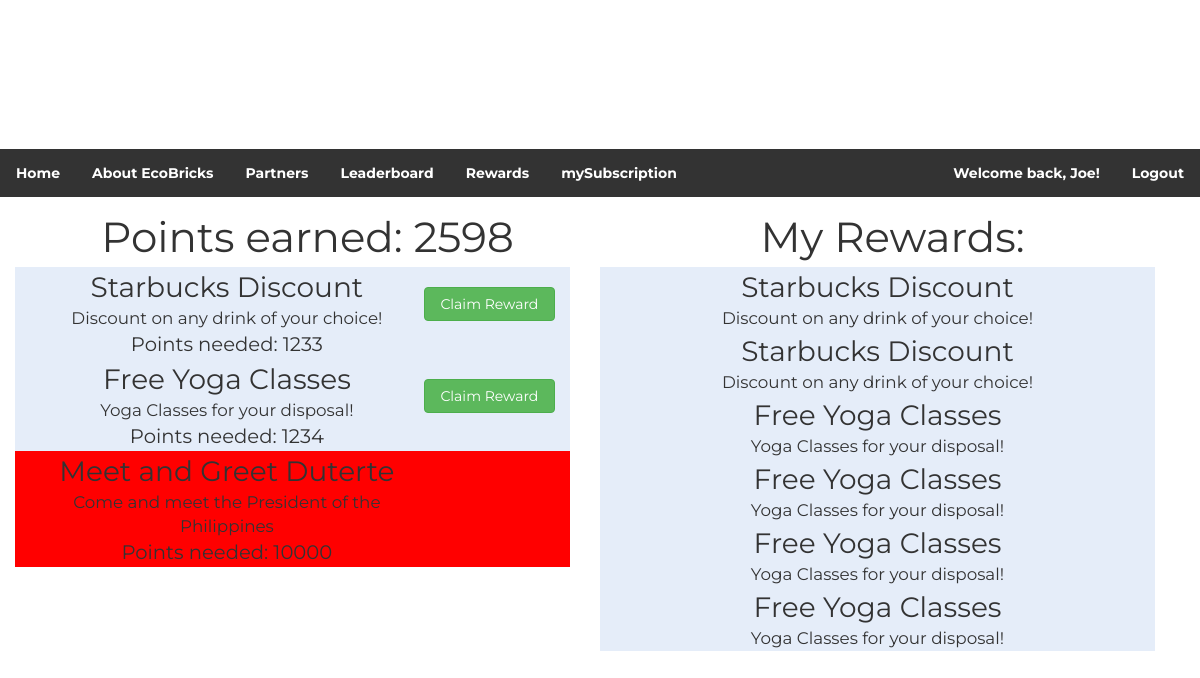
/rewards/ (signed in), run on the app's committed database.
### ecobrick/models.py (models this page shows, shortened)
class UserDetail(models.Model):
    email = models.EmailField(max_length = 50, unique = True, blank = False, null = True)
    firstName = models.CharField(max_length = 50)
    lastName = models.CharField(max_length = 50)
    address = models.CharField(max_length = 150)
    contactNum = models.CharField(max_length = 50)
    brickNum = models.PositiveIntegerField(default = 0)
    brickWeight = models.PositiveIntegerField(default = 0)
    brickPoints = models.PositiveIntegerField(default = 0)
    choices = ((0, 'Staff'), (1, 'Regular User'))
    userType = models.IntegerField(default = 1, choices = choices)
    username = models.CharField(max_length=50)
    password = models.CharField(max_length=50)
    isPremium = models.BooleanField(default=False)

class Reward(models.Model):
    premium = models.BooleanField(default=False)
    rewardName = models.CharField(max_length = 250)
    pointCost = models.PositiveIntegerField(default = 0)
    description = models.CharField(max_length = 1000)

class MyReward(models.Model):
    user = models.ForeignKey(UserDetail, on_delete=models.CASCADE)
    rewardName = models.CharField(max_length = 250)
    pointCost = models.PositiveIntegerField(default = 0)
    description = models.CharField(max_length = 1000)

### ecobrick/views.py (the view, shortened to what this page needs)
# urls.py: path('rewards/', views.rewards, name="rewards"),
def rewards(request):
    try:
        loggeduser = UserDetail.objects.get(id=request.session['user'])
    except(KeyError, UserDetail.DoesNotExist):
        loggeduser = 0
    rewards = Reward.objects.all()
    myRewards = MyReward.objects.filter(user=loggeduser)
    return render(request, "rewards.html", {"rewards": rewards, "myRewards": myRewards,'loggeduser':loggeduser})

### ecobrick/templates/rewards.html (shortened to what this page needs)
{% extends 'navbar.html' %}
{% load static %}
{% block content %}
    <head><title>BricklyRewards</title>
                </head>
    <div class = "container-fluid">
    <div class = "col-md-6">
        <div class = "row points-earned ">
            Points earned: {{loggeduser.brickPoints}}
        </div>
    {% for reward in rewards %}
            {% if reward.premium %}
            <div class = "row premium-reward col-md-12 mt-0">
                <div class = "col-md-9">
                    <div class = "col reward-name">
                        {{reward.rewardName}}
                    </div>
                    <div class = "col reward-desc">
                        {{reward.description}}
                    </div>
                    <div class = "col reward-cost">
                        Points needed: {{reward.pointCost}}
                    </div>
                </div>
                <form method = "POST">
                    <br>
                </form>
            </div>
            <br><br>
        {% else %}
            <div class = "row reward col-md-12 mt-0">
                <div class = "col-md-9">
                    <div class = "col reward-name">
                        {{reward.rewardName}}
                    </div>
                    <div class = "col reward-desc">
                        {{reward.description}}
                    </div>
                    <div class = "col reward-cost">
                        Points needed: {{reward.pointCost}}
                    </div>
                </div>
                <form method = "POST">
                    <br>
                    <button type = "submit" name = "del-{{reward.pk}}" class = "btn btn-success col-md-3" value = "{{reward.pointCost}}">Claim Reward</button>
                </form>
            </div>
            <br><br>
            {% endif %}
    {% endfor %}
    </div>
    <div class = "col-md-6">
        <div class = "row points-earned ">
            My Rewards:
        </div>
        {% for reward in myRewards %}
        <div class = "row reward col-md-12 mt-0">
            <div class = "col-md-12">
                <div class = "col reward-name">
                    {{reward.rewardName}}
                </div>
                <div class = "col reward-desc">
                    {{reward.description}}
                </div>
            </div>
        </div>
        {% endfor %}
    </div>
</div>
{% endblock %}

### ecobrick/templates/navbar.html (shortened to what this page needs)
{% load static %}
<html>
    <head>
        <link rel="stylesheet" type="text/css" href="{% static 'base.css' %}">
        <link rel="stylesheet" type="text/css" href="https://maxcdn.bootstrapcdn.com/bootstrap/3.3.1/css/bootstrap.min.css">
    </head>
    <body>
        <ul>
            <li><a href="{% url 'home' %}">Home</a></li>
            <li><a href="/about">About EcoBricks</a></li>
            <li><a href="{% url 'partners' %}">Partners</a></li>
            <li><a href="/leaderboard">Leaderboard</a></li>
            {% if loggeduser == 0 %}
            <li style="float:right"><a href="/login/">Login</a></li>
            <li style="float:right"><a href="/register/">Register</a></li>
            {% else %}
            <li><a href="/rewards">Rewards</a></li>
            <li><a href="/subscription">mySubscription</a></li>
            <li style="float:right"><a href="/logout/">Logout</a></li>
            <li style="float:right"><a href="/profile/{{loggeduser.id}}">Welcome back, {{loggeduser.firstName}}!</a></li>
            {% endif %}
        </ul>
        {% block content %}
        {% endblock %}
    </body>
</html>

### ecobrick/static/base.css (style rules this page uses)
body { font-family: Montserrat; }
.points-earned { font-size: 3em; }
.reward-name { font-size: 2em; }
.reward-desc { font-size: 1.2em; }
.reward-cost { font-size: 1.4em; }
.reward { background-color: #e5edf9; }
.premium-reward { background-color: red; }

### ecobrick/templates/navbar.html (style rules this page uses)
ul { font-family: 'Montserrat', serif; font-weight: bold; list-style-type: none; margin: 0; padding: 0; overflow: hidden; background-color: #333; }
li { float: left; }
li a { display: block; color: white; text-align: center; padding: 14px 16px; text-decoration: none; }

### ecobrick/templates/rewards.html (style rules this page uses)
body { font-family: Montserrat; align-content: center; text-align: center; }

### data on the page
UserDetail: firstName "Joe", brickPoints "2598"
Reward: rewardName "Starbucks Discount", description "Discount on any drink of your choice!", pointCost "1233"
Reward: rewardName "Free Yoga Classes", description "Yoga Classes for your disposal!", pointCost "1234"
Reward: rewardName "Meet and Greet Duterte", description "Come and meet the President of the Philippines", pointCost "10000"
MyReward: rewardName "Starbucks Discount", description "Discount on any drink of your choice!"
MyReward: rewardName "Starbucks Discount", description "Discount on any drink of your choice!"
MyReward: rewardName "Free Yoga Classes", description "Yoga Classes for your disposal!"
MyReward: rewardName "Free Yoga Classes", description "Yoga Classes for your disposal!"
MyReward: rewardName "Free Yoga Classes", description "Yoga Classes for your disposal!"
MyReward: rewardName "Free Yoga Classes", description "Yoga Classes for your disposal!"
